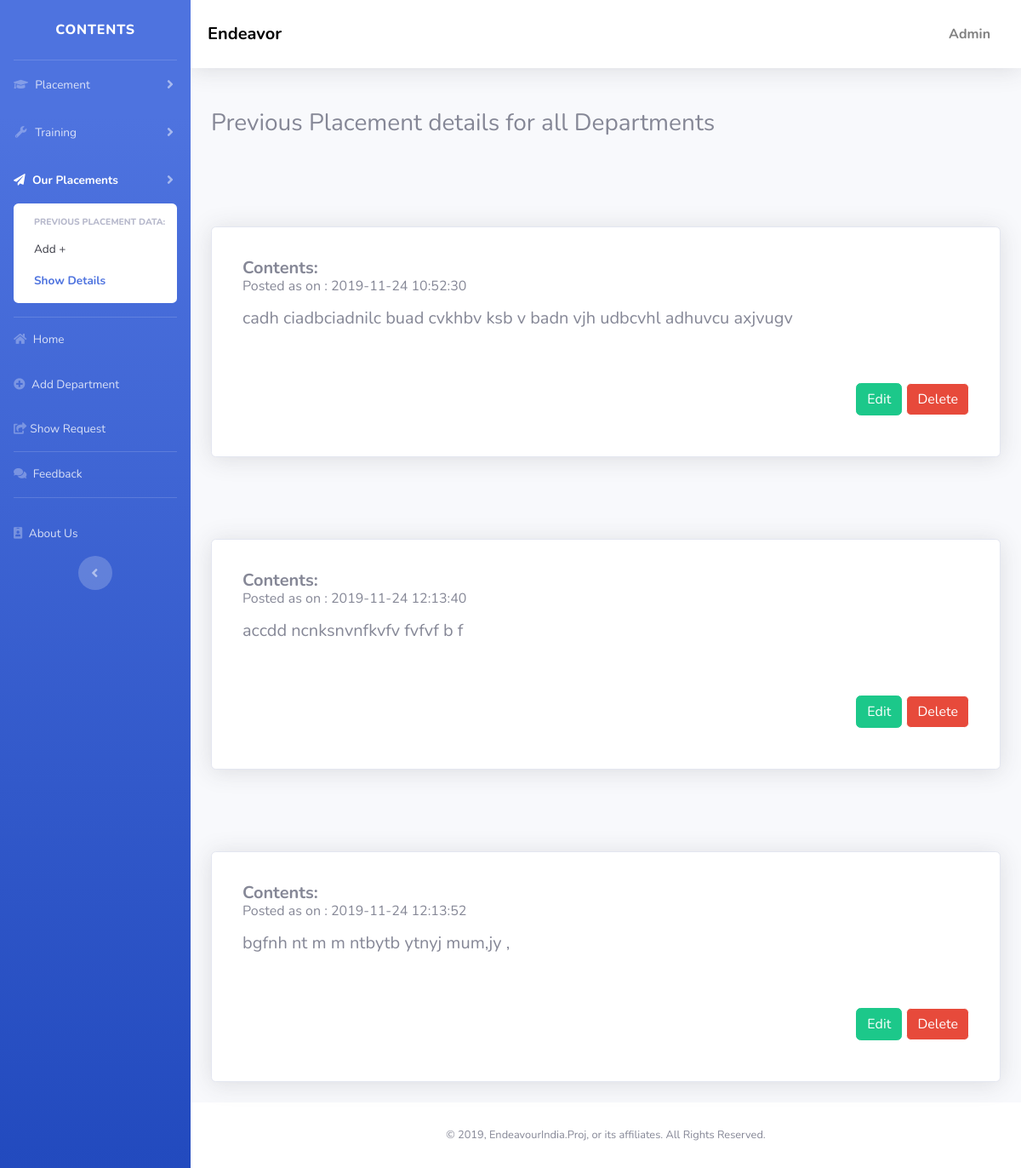
/admin/dashboard/hrdisplay.php (signed in), run on the app's committed database.
### tables this page shows
CREATE TABLE IF NOT EXISTS `heritage` (
  `hid` int(11) NOT NULL AUTO_INCREMENT,
  `contents` varchar(255) NOT NULL,
  `time_stamp` timestamp NOT NULL DEFAULT CURRENT_TIMESTAMP,
  PRIMARY KEY (`hid`)
);

### admin/dashboard/hrdisplay.php (the view, shortened to what this page needs)
<?php
include("../../connection/db.php");
include_once("../../includes/ad_header.php");
head("h",2);
if(!isset($_SESSION['email'])){
  echo"<script>window.location.href = '/minorproject/index.php'</script>";
}else{
?>
<br>
<br>
      <h3>Previous Placement details for all Departments</h3>
<br>
<?php
$query1= "SELECT * from heritage";
$result1= mysqli_query($conn, $query1);
if(mysqli_num_rows($result1) == 0 ){
?>
  <h1> NO DATA AVAILABLE </h1>
<?php
}
else
{
  $i= 1;
  while($row= mysqli_fetch_assoc($result1))
  {
?>
<br>
<br>
<br>
  <div>
    <div class="card shadow p-3">
      <div class="card-body">
      <h5 class="card-title">
        <div class="form-group">
        <b>Contents:</b>
        <br>
        <div class="form-group">
          <p><small class="text-muted">Posted as on : <?php print $row['time_stamp']; ?></small></p>
        </div>
          <p><?php print  $row['contents']; ?></p>
        </div>
        <br>
        <br>
        <div align = "right">
          <a class="btn btn-success" href="edit.php?id=<?php print $row['hid']?>" role="button">Edit</a>
          <button type="button" class="btn btn-danger" data-toggle="modal" data-target="<?php echo "#exampleModal".$i; ?>">Delete </button>
        </div>
    </div>
  </div>
</div>
<br>
<?php
  $i = $i + 1;
    }
  }
}
 ?>
<?php
include_once("../../includes/ad_footer.php");
?>

### includes/ad_header.php (shortened to what this page needs)
<?php
function head($topic,$sub_topic){
?>
<!DOCTYPE html>
<html lang="en">
<head>
  <link href="vendor/fontawesome-free/css/all.min.css" rel="stylesheet" type="text/css">
  <link href="css/sb-admin-2.min.css" rel="stylesheet">
</head>
<body id="page-top"  onload = "hideloader();">
  <div id="wrapper">
    <ul class="navbar-nav bg-gradient-primary sidebar sidebar-dark accordion" id="accordionSidebar">
      <a class="sidebar-brand d-flex align-items-center justify-content-center" href="\minorproject\admin\dashboard\blank.php">
        <div class="sidebar-brand-text mx-3">Contents</div>
      </a>
      <hr class="sidebar-divider my-0">
      <?php
      if($topic == "h"){
        ?>
      <li class="nav-item">
        <a class="nav-link collapsed" href="#" data-toggle="collapse" data-target="#collapseTwo" aria-expanded="true" aria-controls="collapseTwo">
        <i class="fa fa-graduation-cap"></i>
          <span>Placement</span>
        </a>
      </li>
      <li class="nav-item">
        <a class="nav-link collapsed" href="#" data-toggle="collapse" data-target="#collapseUtilities" aria-expanded="true" aria-controls="collapseUtilities">
          <i class="fas fa-fw fa-wrench"></i>
          <span>Training</span>
        </a>
      </li>
        <li class="nav-item active">
            <a class="nav-link collapsed" href="#" data-toggle="collapse" data-target="#collapseUtilitiesh" aria-expanded="true" aria-controls="collapseUtilities">
            <i class="fa fa-paper-plane" aria-hidden="true"></i>
              <span>Our Placements</span>
            </a>
          <?php
        if($sub_topic == 2){
          ?>
         <div id="collapseUtilitiesh" class="collapse show" aria-labelledby="headingUtilities" data-parent="#accordionSidebar">
              <div class="bg-white py-2 collapse-inner rounded">
                <h6 class="collapse-header">Previous Placement Data:</h6>
                <a class="collapse-item " href="../dashboard/heritage.php">Add +</a>
                <a class="collapse-item active" href="../dashboard/hrdisplay.php">Show Details</a>
              </div>
            </div>
          <?php
        }
        ?>
        </li>
        <?php
      }
        ?>
      <hr class="sidebar-divider my-0">
      <li class="nav-item">
        <a class="nav-link collapsed" href="/minorproject/additional/home.php">
          <span><i class="fa fa-home" aria-hidden="true"></i> Home</span>
        </a>
      </li>
      <li class="nav-item">
        <a class="nav-link collapsed" href="/minorproject/admin/dashboard/add_dept.php">
         <span><i class="fa fa-plus-circle" aria-hidden="true"></i> Add Department</span>
        </a>
      </li>
      <li class="nav-item">
        <a class="nav-link collapsed" href="/minorproject/admin/dashboard/show_req.php?id=<?php echo base64_encode('none');?>">
         <span><i class="fa fa-share-square" aria-hidden="true"></i>Show Request</span>
        </a>
      </li>
      <hr class="sidebar-divider my-0">
      <li class="nav-item">
        <a class="nav-link collapsed" href="/minorproject/additional/testimonials.php">
          <span><i class="fa fa-comments" aria-hidden="true"></i> Feedback</span>
        </a>
      </li>
      <hr class="sidebar-divider d-none d-md-block">
      <li class="nav-item">
        <a class="nav-link collapsed" href="/minorproject/additional/about.php">
          <span><i class="fa fa-id-badge" aria-hidden="true"></i> About Us</span>
        </a>
      </li>
      <div class="text-center d-none d-md-inline">
        <button class="rounded-circle border-0" id="sidebarToggle"></button>
      </div>
    </ul>
    <div id="content-wrapper" class="d-flex flex-column">
      <div id="content">
      <nav class="navbar navbar-expand-lg navbar-light shadow animated--grow-in">
        <b><a style="color: Black" class="navbar-brand" href="/minorproject/additional/home.php">Endeavor</a></b>
        <div class="collapse navbar-collapse" id="navbarSupportedContent">
          <ul class="navbar-nav ml-auto">
          <li class="nav-item dropdown no-arrow">
              <a class="nav-link dropdown-toggle" href="#" id="userDropdown" role="button" data-toggle="dropdown" aria-haspopup="true" aria-expanded="false">
                <span class="mr-2 text-Grey-900 "><b><font color="Grey">Admin</font></b></span>
              </a>
            </li>
          </ul>
        </div>
      </nav>
      <div class="container" style = "min-height: 100%;">
      <?php
      }
      ?>

### includes/ad_footer.php (shortened to what this page needs)
</div>
 </div>
      <footer class="sticky-footer bg-white">
        <div class="container my-auto">
          <div class="copyright text-center my-auto">
            <span> &copy; 2019, EndeavourIndia.Proj, or its affiliates. All Rights Reserved.</span>
          </div>
        </div>
      </footer>
    </div>
  </div>
</body>
</html>

### includes/ad_header.php (style rules this page uses)
.navbar-light { padding: 20px; background-color: white; }
.navbar-light .navbar-brand { color: #fff; }
.navbar-light .navbar-nav .nav-link { color: #fff; }
[type=submit]:not(:disabled), button:not(:disabled) { color: #fff; border:1px solid #fff; }

### data on the page
heritage: time_stamp "2019-11-24 10:52:30", contents "cadh ciadbciadnilc buad cvkhbv ksb v badn vjh udbcvhl adhuvcu axjvugv"
heritage: time_stamp "2019-11-24 12:13:40", contents "accdd ncnksnvnfkvfv fvfvf b f"
heritage: time_stamp "2019-11-24 12:13:52", contents "bgfnh nt m m ntbytb ytnyj mum,jy ,"
